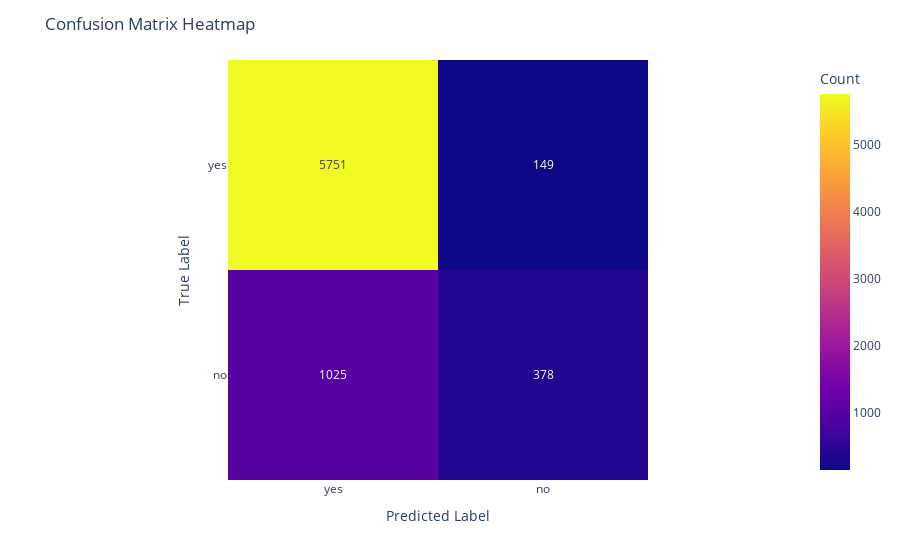

Notebook source saved alongside this figure:
### Code cell
# Plot the confusion matrix heatmap
classes = ['yes','no']

fig = px.imshow(cm, 
                labels=dict(x="Predicted Label", y="True Label", color="Count"),
                x=classes,
                y=classes,
                text_auto=True)

# Update layout for better readability
fig.update_layout(
    title="Confusion Matrix Heatmap",
    xaxis_title="Predicted Label",
    yaxis_title="True Label",
    coloraxis_showscale=True
)

fig.show()

### Figure 1 — Plotly figure (JSON) as saved in the notebook; plotly's stock layout.template omitted (floating-point values rounded to 4 significant figures)
{"data": [{"coloraxis": "coloraxis", "hovertemplate": "Predicted Label: %{x}<br>True Label: %{y}<br>Count: %{z}<extra></extra>", "name": "0", "texttemplate": "%{z}", "type": "heatmap", "x": ["yes", "no"], "xaxis": "x", "y": ["yes", "no"], "yaxis": "y", "z": [[5751, 149], [1025, 378]]}], "layout": {"coloraxis": {"colorbar": {"title": {"text": "Count"}}, "colorscale": [[0, "#0d0887"], [0.1111, "#46039f"], [0.2222, "#7201a8"], [0.3333, "#9c179e"], [0.4444, "#bd3786"], [0.5556, "#d8576b"], [0.6667, "#ed7953"], [0.7778, "#fb9f3a"], [0.8889, "#fdca26"], [1, "#f0f921"]], "showscale": true}, "margin": {"t": 60}, "title": {"text": "Confusion Matrix Heatmap"}, "xaxis": {"anchor": "y", "constrain": "domain", "domain": [0, 1], "scaleanchor": "y", "title": {"text": "Predicted Label"}}, "yaxis": {"anchor": "x", "autorange": "reversed", "constrain": "domain", "domain": [0, 1], "title": {"text": "True Label"}}}}
